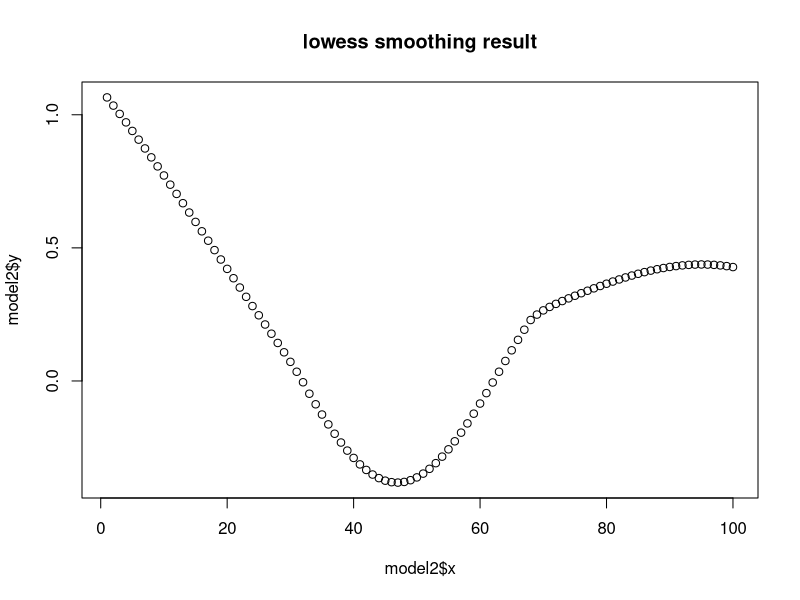

Here is the R script that generated this plot:
## ---- chunk 1
set.seed(1)
x <- seq(1, 100, 1)

e <- rnorm(100, mean = 0, sd = 0.2)

y <- sin(x / 10) + e 

f = 2/3

dists <- dist(x)
dists_m <- as.matrix(dists)

y_hat <- numeric(length(x))
## ---- chunk 2

model2 <- lowess(x, y, iter = 0)
plot(model2$x, model2$y, main = "lowess smoothing result")
